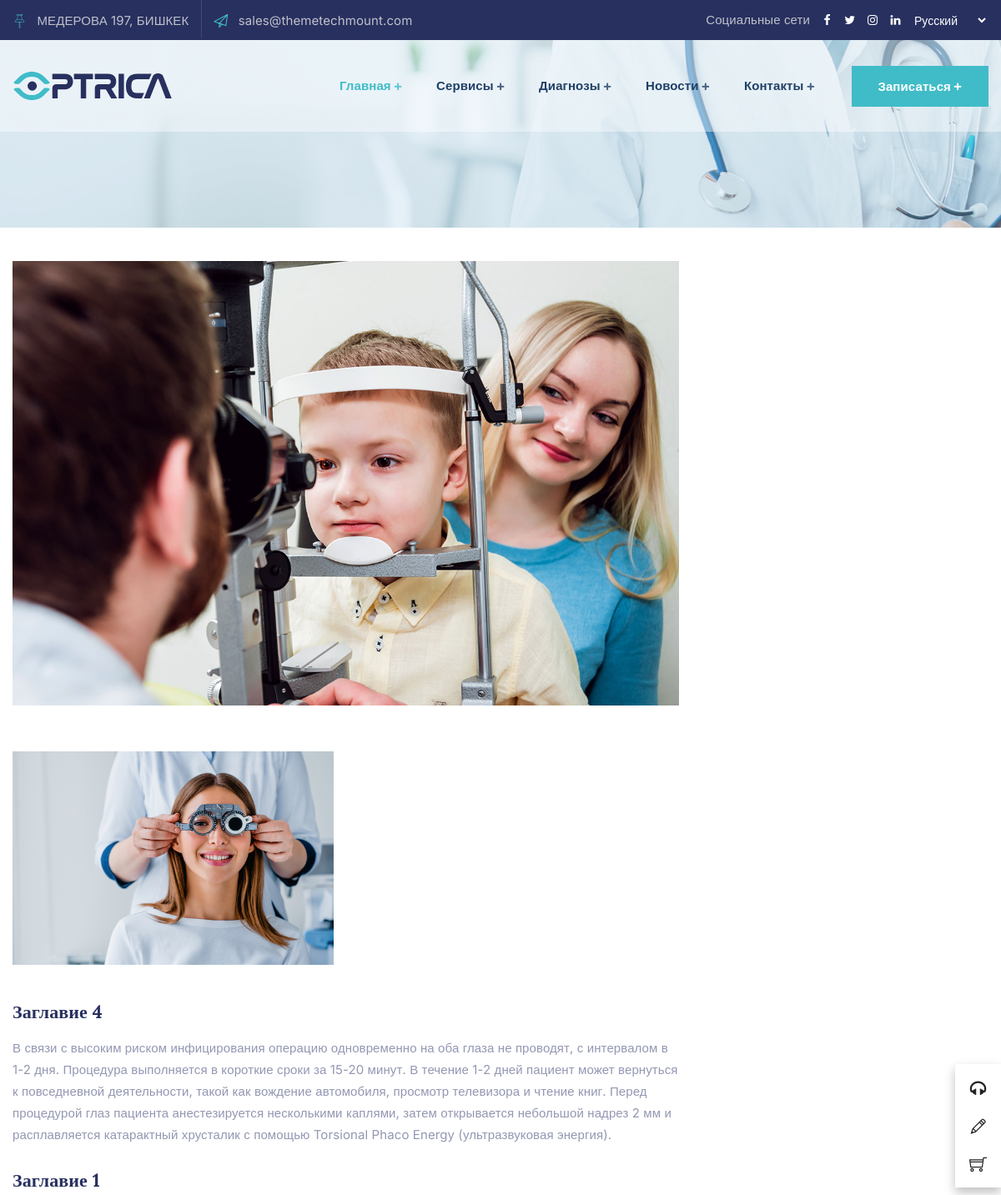
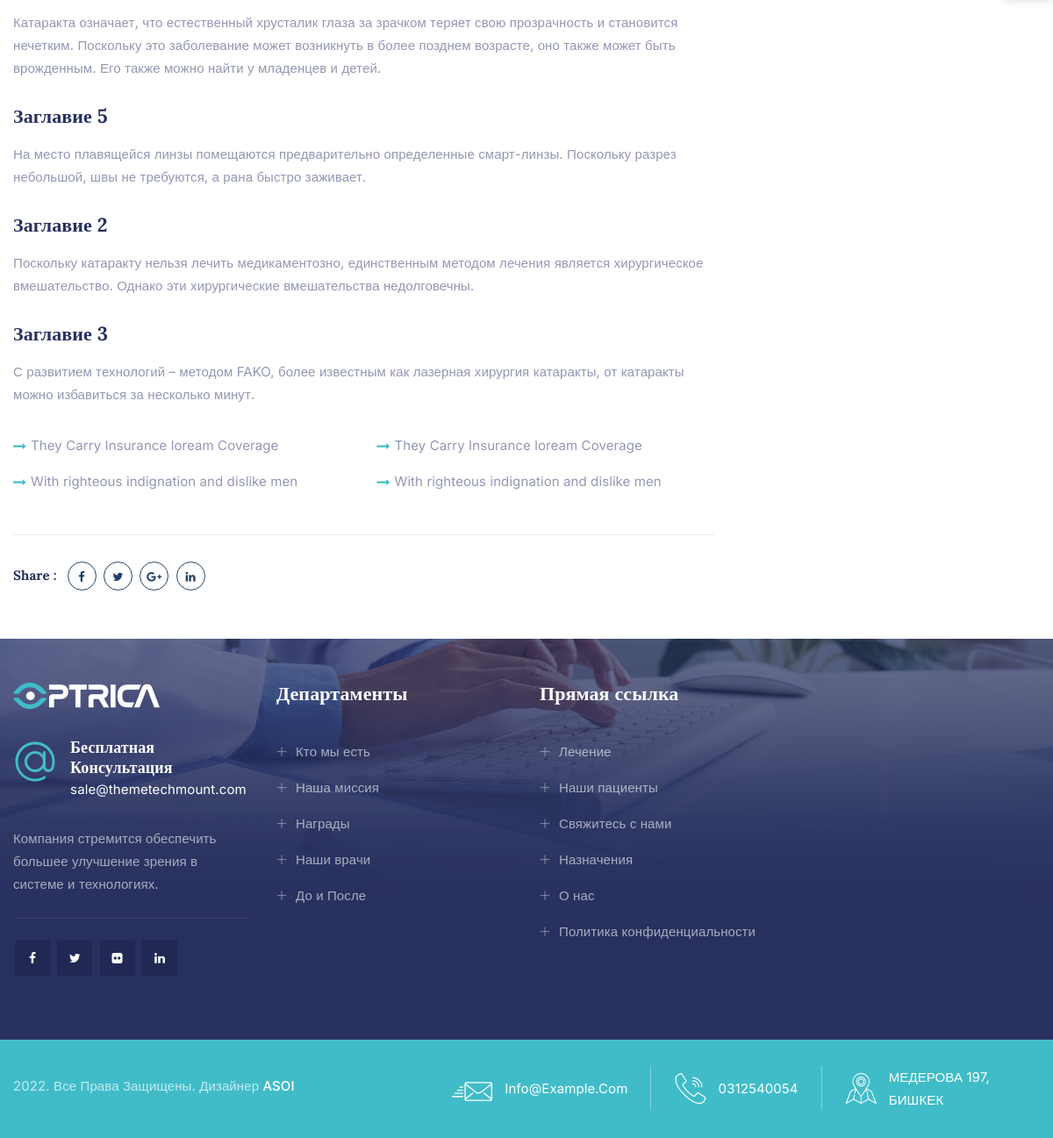
/treatment/1/, run on the app's committed database (2 pictures, top to bottom).
### home/models.py (models this page shows, shortened)
class Treatment(models.Model):
    title = models.CharField(max_length=200, verbose_name="Диагноз")
    image = models.ImageField(null=True, blank=True, upload_to="treatment")
    class Meta:
        verbose_name = 'Диагноз'
        ordering = ['title']

class TreatmentFullDescription(models.Model):
    treatment = models.ForeignKey(Treatment, on_delete=models.CASCADE, related_name="treatment_descriptions")
    title = models.CharField(max_length=200, verbose_name="Заглавие", blank=True, null=True)
    text = models.TextField(verbose_name="Описание")
    class Meta:
        verbose_name = 'Описание_лечения'
        ordering = ['text']

### home/views.py (the view)
# urls.py: path('treatment/<int:treatment_id>/', TreatmentDetail.as_view(), name='treatment'),
class TreatmentDetail(DetailView):
    model = Treatment
    template_name = "research_single.html"
    context_object_name = 'treatment'
    pk_url_kwarg = 'treatment_id'
    def get_context_data(self, **kwargs):
        context = super().get_context_data()
        context['treatment_desc'] = TreatmentFullDescription.objects.all()
        return context

### templates/research_single.html (shortened to what this page needs)
{% extends 'index2.html' %}
{% load static %}
{% block page %}
        <div class="ttm-page-title-row">
            <div class="ttm-page-title-row-inner">
            </div>
        </div>
        <div class="site-main">
            <div class="ttm-row sidebar ttm-sidebar-right ttm-bgcolor-white clearfix">
                <div class="container">
                    <div class="row">
                        <div class="col-lg-9 content-area">
                            <article class="post ttm-blog-single clearfix">
                                <div class="ttm-post-featured-wrapper ttm-featured-wrapper">
                                    <div class="ttm-post-featured">
                                        <img class="img-fluid" src="images\blog\blog-01-1200x800.jpg" alt="">
                                    </div>
                                </div>
                                <div class="ttm-blog-single-content">
                                    <div class="entry-content">
                                        <div class="ttm-box-desc-text">
                                            <div class="margin_top40 margin_bottom40">
                                                <div class="row">
                                                    <div class="col-md-6 ttm-box-col-wrapper res-767-padding_bottom30">
                                                        <img class="img-fluid w-100 h-100" src="{{ treatment.image.url }}" alt="blog-image">
                                                    </div>
                                                </div>
                                            </div>
                                            {% for treat in treatment_desc %}
                                            {% if treat.treatment.id == treatment.id %}
                                            <div class="text-content">
                                                <h4 class="fs-22">{{ treat.title}}</h4>
                                                <p>{{ treat.text }}</p>
                                            </div>
                                            {% endif %}
                                            {% endfor %}
                                            <div class="margin_top30 margin_bottom45">
                                                <div class="row">
                                                    <div class="col-sm-6">
                                                        <ul class="ttm-list ttm-list-style-icon ttm-list-icon-color-skincolor">
                                                            <li><i class="fa fa-long-arrow-right"></i><div class="ttm-list-li-content">They Carry Insurance loream Coverage</div></li>
                                                            <li><i class="fa fa-long-arrow-right"></i><div class="ttm-list-li-content">With righteous indignation and dislike men</div></li>
                                                        </ul>
                                                    </div>
                                                    <div class="col-sm-6">
                                                        <ul class="ttm-list ttm-list-style-icon ttm-list-icon-color-skincolor res-575-margin_top10">
                                                            <li><i class="fa fa-long-arrow-right"></i><div class="ttm-list-li-content">They Carry Insurance loream Coverage</div></li>
                                                            <li><i class="fa fa-long-arrow-right"></i><div class="ttm-list-li-content">With righteous indignation and dislike men</div></li>
                                                        </ul>
                                                    </div>
                                                </div>
                                            </div>
                                            <div class="social-media-block">
                                                <div class="d-sm-flex justify-content-between">
                                                    <div class="ttm-social-share-wrapper margin_top15">
                                                        <h6 class="font-weight-50 margin_bottom0 margin_right10">Share : </h6>
                                                        <ul class="social-icons circle">
                                                            <li><a href="javascript:void(0)"><i class="fa fa-facebook"></i></a></li>
                                                            <li><a href="javascript:void(0)"><i class="fa fa-twitter"></i></a></li>
                                                            <li><a href="javascript:void(0)"><i class="fa fa-google-plus"></i></a></li>
                                                            <li><a href="javascript:void(0)"><i class="fa fa-linkedin"></i></a></li>
                                                        </ul>
                                                    </div>
                                                </div>
                                            </div>
                                        </div>
                                    </div>
                                </div>
                            </article>
                        </div>
                    </div>
                </div>
            </div>
        </div>
{% endblock %}

### static/assets/css/responsive.css (style rules this page uses)
@media only screen and (min-width: 1200px) { .container { max-width: 1200px; } }
@media (min-width: 992px) { .sidebar .content-area { flex: 69.50%; max-width: 69.50%; } }
@media (min-width: 992px) { .sidebar .sidebar-left, .sidebar.ttm-sidebar-right .content-area { padding-right: 20px; } }

### data on the page
Treatment: image (picture)
TreatmentFullDescription: title "Заглавие 4", text "В связи с высоким риском инфицирования операцию одновременно на оба глаза не проводят, с интервалом в 1-2 дня. Процедура выполняется в короткие сроки за 15-20 минут. В течение 1-2 дней пациент может вернуться к повседневной деятельности, такой как вождение автомобиля, просмотр телевизора и чтение книг. Перед процедурой глаз пациента анестезируется несколькими каплями, затем открывается небольшой надрез 2 мм и расплавляется катарактный хрусталик с помощью Torsional Phaco Energy (ультразвуковая энергия)."
TreatmentFullDescription: title "Заглавие 1", text "Катаракта означает, что естественный хрусталик глаза за зрачком теряет свою прозрачность и становится нечетким. Поскольку это заболевание может возникнуть в более позднем возрасте, оно также может быть врожденным. Его также можно найти у младенцев и детей."
TreatmentFullDescription: title "Заглавие 5", text "На место плавящейся линзы помещаются предварительно определенные смарт-линзы. Поскольку разрез небольшой, швы не требуются, а рана быстро заживает."
TreatmentFullDescription: title "Заглавие 2", text "Поскольку катаракту нельзя лечить медикаментозно, единственным методом лечения является хирургическое вмешательство. Однако эти хирургические вмешательства недолговечны."
TreatmentFullDescription: title "Заглавие 3", text "С развитием технологий – методом FAKO, более известным как лазерная хирургия катаракты, от катаракты можно избавиться за несколько минут."

### other printed values
form field language "Русский"
